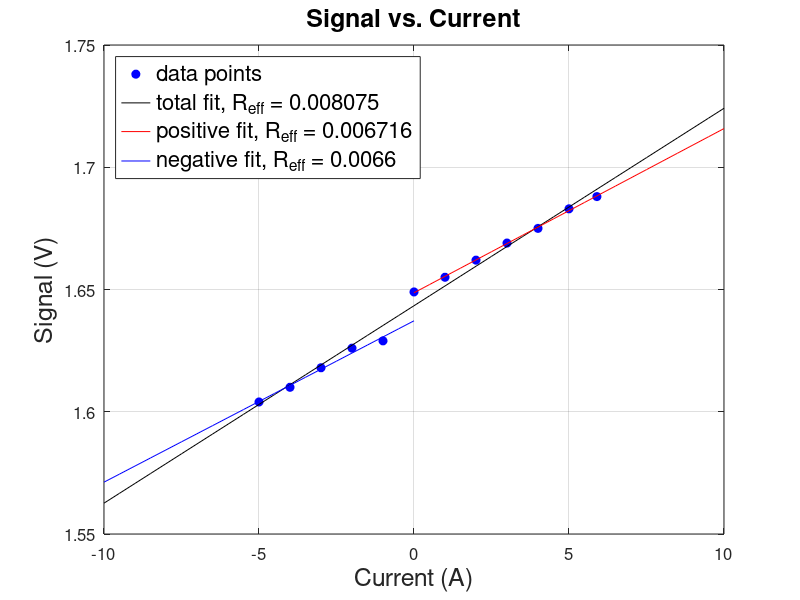
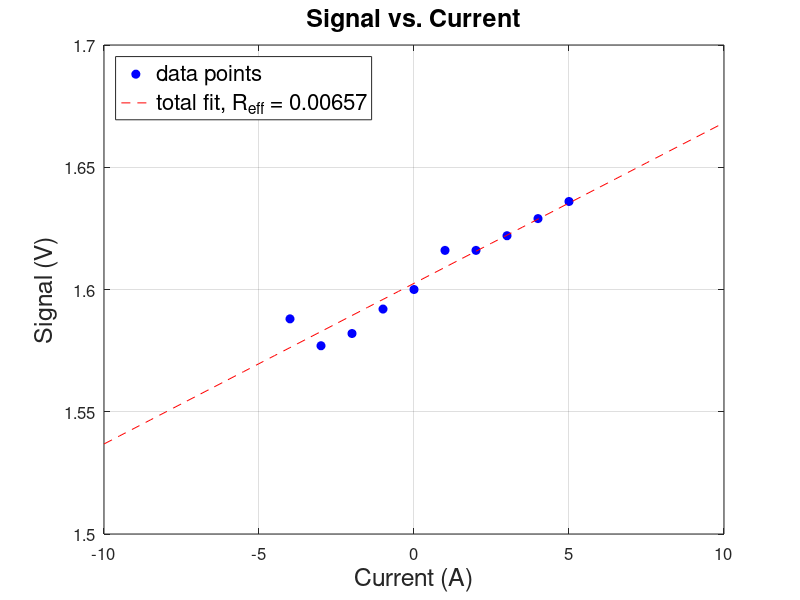

Write MATLAB code to recreate these figures, in order.
clear; format short
axesSize = 18;
tickSize = 12;
titleSize = 18;
markerSize = 8;
legSize = 16;
lw = 1;

%% WITH LIPO CHARGER, NO VOLTAGE DIVIDER, POWERED WITH 3.3 --> signal from about -28 to 28 V
curr_pos = [0 1 2 3 4 5 5.9]; % in A
signal_pos = [1.649 1.655 1.662 1.669 1.675 1.683 1.688]; % in V
curr_neg = [-1 -2 -3 -4 -5]; % in A
signal_neg = [1.629 1.626 1.618 1.610 1.604]; % in V
curr = [curr_pos curr_neg]; % in A
signal = [signal_pos signal_neg]; % in V

clf; figure(1)
plot(curr,signal,'bo','MarkerFaceColor','blue')
set(gca,'FontSize',tickSize)
grid on
xlabel('Current (A)','FontSize',axesSize)
ylabel('Signal (V)','FontSize',axesSize)
title('Signal vs. Current','FontSize',titleSize)
hold on

% linear fit
P = polyfit(curr,signal,1);
modelCurr = -10:.5:10;
modelSignal = polyval(P,modelCurr);

% slope is the EFFECTIVE resistance of the current sensor
R = P(1)  
% the actual resistor should be 100 um

plot(modelCurr,modelSignal,'k-');

% linear fit for postive and negative current separately
P_pos = polyfit(curr_pos, signal_pos,1);
R_pos = P_pos(1)
modelCurr_pos = 0:.5:10;
modelSignal_pos = polyval(P_pos,modelCurr_pos);

P_neg = polyfit(curr_neg, signal_neg, 1);
R_neg = P_neg(1)
modelCurr_neg = -10:.5:0;
modelSignal_neg = polyval(P_neg,modelCurr_neg);

plot(modelCurr_pos, modelSignal_pos, 'r-')
plot(modelCurr_neg, modelSignal_neg, 'b-')

totalFitLeg = sprintf('total fit, R_{eff} = %.4g',R);
posFitLeg = sprintf('positive fit, R_{eff} = %.4g',R_pos);
negFitLeg = sprintf('negative fit, R_{eff} = %g',R_neg);

leg = legend('data points',totalFitLeg, posFitLeg, negFitLeg, 'Location','northwest');
set(leg,'FontSize',legSize);

hold off;

%% WITH MOTOR, NO VOLTAGE DIVIDER
% base voltage 1.62 --> half the input power?
% highest reading was 1.665

%% (12/2/16) WITH LIPO CHARGER, NO VOLTAGE DIVIDER, POWERED BY 3.3 V -- 
pwrVoltage = 3.27; % V
curr = [-4 -3 -2 -1 0 1 2 3 4 5]; % in A
signal = [1.588 1.577 1.582 1.592 1.6 1.616 1.616 1.622 1.629 1.636]; % V


% calculate percent error based on my model of voltage division
expectedZeroSignal = pwrVoltage./2
zeroIndex = find(curr==0);
percentError = ((signal(zeroIndex) - expectedZeroSignal)./(signal(zeroIndex))).*100


% fit line
P = polyfit(curr,signal,1);
modelSignal = polyval(P,modelCurr);
figure
plot(curr,signal,'bo','MarkerFaceColor','blue')
hold on
plot(modelCurr,modelSignal,'r--');
set(gca,'FontSize',tickSize)
grid on
xlabel('Current (A)','FontSize',axesSize)
ylabel('Signal (V)','FontSize',axesSize)
title('Signal vs. Current','FontSize',titleSize)
hold on

R = P(1);
zeroSignal = P(2);

totalFitLeg = sprintf('total fit, R_{eff} = %.4g',R);

leg = legend('data points',totalFitLeg, 'Location','northwest');
set(leg,'FontSize',legSize);

hold off;


% compare hypothesis with linear fit
expectedRange = (expectedZeroSignal - zeroSignal)./R % expected range from fit
hypotheticalRange =  pwrVoltage.*(polyval(P,1)./1) % expected range from hyptohesis
